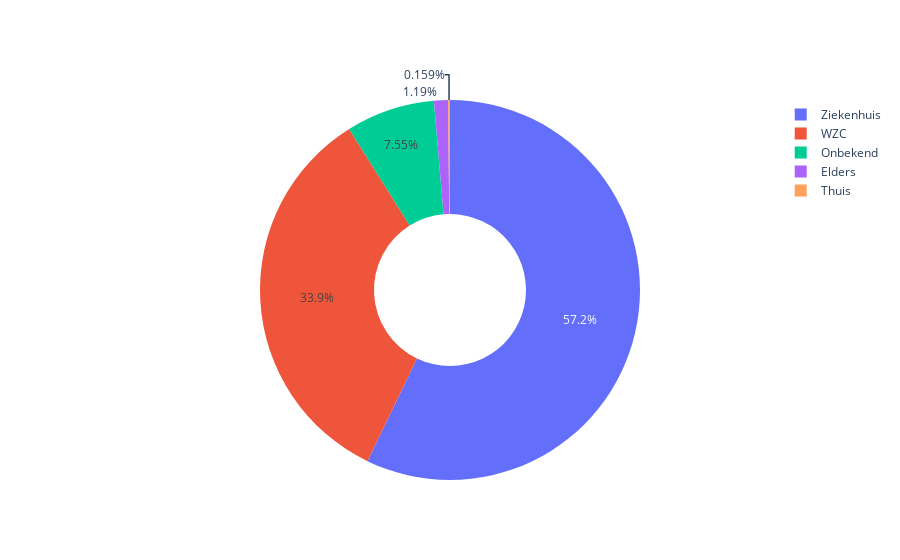

The notebook cell saved with this chart:
### Code cell
fig_pie_wallonia_places = go.Figure(data=[go.Pie(labels=wallonia_labels,values=wallonia_deceased.values, hole=.4, sort=False, direction="clockwise")])
fig_pie_wallonia_places.show()

### Figure 1 — Plotly figure (JSON) as saved in the notebook; plotly's stock layout.template omitted (floating-point values rounded to 4 significant figures)
{"data": [{"direction": "clockwise", "hole": 0.4, "labels": ["Ziekenhuis", "WZC", "Onbekend", "Elders", "Thuis"], "sort": false, "type": "pie", "values": [719, 427, 95, 15, 2]}], "layout": {}}
